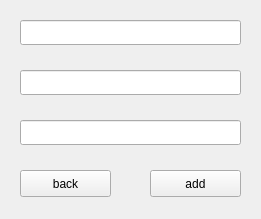
<?xml version="1.0" encoding="UTF-8"?>
<ui version="4.0">
 <class>User_Form</class>
 <widget class="QWidget" name="User_Form">
  <property name="geometry">
   <rect>
    <x>0</x>
    <y>0</y>
    <width>261</width>
    <height>219</height>
   </rect>
  </property>
  <property name="windowTitle">
   <string>Form</string>
  </property>
  <widget class="QLineEdit" name="lineEdit_2">
   <property name="geometry">
    <rect>
     <x>20</x>
     <y>70</y>
     <width>221</width>
     <height>25</height>
    </rect>
   </property>
  </widget>
  <widget class="QLineEdit" name="lineEdit">
   <property name="geometry">
    <rect>
     <x>20</x>
     <y>20</y>
     <width>221</width>
     <height>25</height>
    </rect>
   </property>
  </widget>
  <widget class="QLineEdit" name="lineEdit_3">
   <property name="geometry">
    <rect>
     <x>20</x>
     <y>120</y>
     <width>221</width>
     <height>25</height>
    </rect>
   </property>
  </widget>
  <widget class="QPushButton" name="pushButton">
   <property name="geometry">
    <rect>
     <x>20</x>
     <y>170</y>
     <width>91</width>
     <height>27</height>
    </rect>
   </property>
   <property name="text">
    <string>back</string>
   </property>
  </widget>
  <widget class="QPushButton" name="pushButton_2">
   <property name="geometry">
    <rect>
     <x>150</x>
     <y>170</y>
     <width>91</width>
     <height>27</height>
    </rect>
   </property>
   <property name="text">
    <string>add</string>
   </property>
  </widget>
 </widget>
 <resources/>
 <connections/>
</ui>
